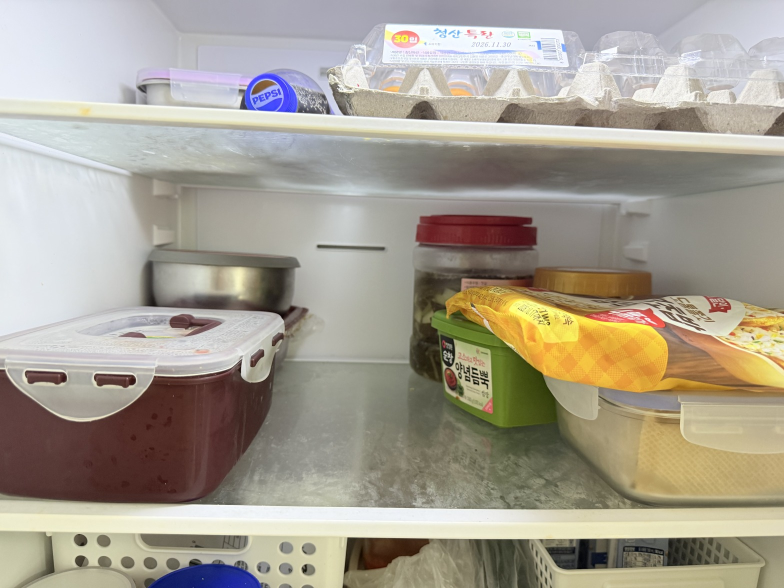
#> input picture web/samples/change/before.jpg, 1568 x 1176 px (shown at 1/2 size)
$ python -i planes.py   (imports and definitions only)   (older library calls are emulated)
#> lines starting #> are read from the running program, lines starting #| are printed output that depends on the picture
### verifier/gate.py
"""Photo gate: is this photo worth sending to a vision model at all?

Measures are taken at a fixed long edge, because Laplacian variance depends on resolution. Thresholds sit
just outside the range of 12 good shelf photos (Glass Pantry bake-off, 2026-10-01): good photos measured
lapvar 119-1,321, anisotropy 0.44-0.98, mean 148-175, clipped-white 0.2-2.1%. They were set on those same
photos, so they are a starting point, not a validated gate.
"""

from dataclasses import dataclass, asdict

import cv2
import numpy as np

LONG = 1568

BLURRY_LAPVAR = 95.0  # Laplacian variance below this: out of focus
SHAKE_ANISO = 0.26  # weaker / stronger gradient direction below this: smeared one way (hand shake)
DARK_MEAN = 89.0  # mean grey level below this: too dark to read labels
BLOWN_PCT = 8.4  # share of pixels at white above this: glare or overexposed


@dataclass(frozen=True)
class GateResult:
    passed: bool
    reasons: list[str]  # empty when passed; codes: blurry, shake, dark, blown
    lapvar: float
    aniso: float
    mean: float
    clip_hi_pct: float

    def to_dict(self) -> dict:
        return asdict(self)


def grey_at_long_edge(img: np.ndarray, long: int = LONG) -> np.ndarray:
    g = img if img.ndim == 2 else cv2.cvtColor(img, cv2.COLOR_BGR2GRAY)
    s = long / max(g.shape)
    if s != 1:
        g = cv2.resize(g, None, fx=s, fy=s, interpolation=cv2.INTER_AREA)
    return g


# [18 lines left out: function check, not called in this run]

### verifier/planes.py
"""Shelf planes: does the photo show a real horizontal edge where the model says a shelf is?

Canny + probabilistic Hough keep near-horizontal segments and sum their length per image row (bins of 0.5%
of the height, lightly smoothed). A proposed shelf line is confirmed when that profile reaches SNAP_MIN
within +-WINDOW of it; it then snaps to the strongest row there. With no such evidence, the proposal is
unconfirmed and the agent asks the person.

Bake-off on one wide shot with 7 recorded model runs: snapping kept the mean error at 0.0024 of the
height and moved 1 of 21 shelves onto a shelf rim instead of the surface. Classical lines alone also
report 4-15 lines that are not shelves, which is why this only checks proposals and never invents them.
"""

import math
from dataclasses import dataclass, asdict

import cv2
import numpy as np

from .gate import grey_at_long_edge

MAX_DEG = 12  # a segment steeper than this is not a shelf edge
BIN = 0.005  # profile bin, fraction of image height
WINDOW = 0.02  # search +-2% of the height around a proposed line
SNAP_MIN = 0.10  # summed segment length / image width needed as evidence


@dataclass(frozen=True)
class PlaneCheck:
    proposed_y: float  # fraction of image height, 0 = top
    confirmed: bool
    snapped_y: float | None
    strength: float  # strongest profile value in the window

    def to_dict(self) -> dict:
        return asdict(self)


def segments(g: np.ndarray) -> np.ndarray:
    e = cv2.Canny(g, 50, 150)
    lines = cv2.HoughLinesP(e, 1, np.pi / 180, 80, minLineLength=int(0.08 * g.shape[1]), maxLineGap=12)
    return np.zeros((0, 4)) if lines is None else lines.reshape(-1, 4)  # OpenCV 5: N x 4; 4.x: N x 1 x 4


def row_profile(segs: np.ndarray, w: int, h: int) -> np.ndarray:
    prof = np.zeros(int(1 / BIN) + 1)
    for x1, y1, x2, y2 in segs:
        dx, dy = x2 - x1, y2 - y1
        if np.degrees(np.arctan2(abs(dy), abs(dx) + 1e-9)) > MAX_DEG:
            continue
        prof[min(len(prof) - 1, int(((y1 + y2) / 2) / h / BIN))] += np.hypot(dx, dy) / w
    return np.convolve(prof, [0.25, 0.5, 0.25], mode="same")


def profile_of(img: np.ndarray) -> np.ndarray:
    g = grey_at_long_edge(img)
    h, w = g.shape
    return row_profile(segments(g), w, h)


def check(img: np.ndarray, proposed: list[float]) -> list[PlaneCheck]:
    prof = profile_of(img)
    out = []
    for y in proposed:
        if not (math.isfinite(y) and 0.0 <= y <= 1.0):  # outside the photo: nothing here can confirm it
            out.append(PlaneCheck(y, False, None, 0.0))
            continue
        i0, i1 = max(0, int((y - WINDOW) / BIN)), min(len(prof), int((y + WINDOW) / BIN) + 1)
        win = prof[i0:i1]
        best = float(win.max()) if len(win) else 0.0
        if best >= SNAP_MIN:
            out.append(PlaneCheck(y, True, round((i0 + int(np.argmax(win))) * BIN, 4), best))
        else:
            out.append(PlaneCheck(y, False, None, best))
    return out

>>> import cv2
>>> picture = cv2.imread('../web/samples/change/before.jpg')
#> picture is the input picture: shape (1176, 1568, 3); mean B, G, R 145.1, 158.5, 165.3
>>> result = profile_of(picture)
#> in grey_at_long_edge, `g = img if img.ndim == 2 else cv2.cvtColor(img, cv2.COLOR_BGR2GRAY)`:
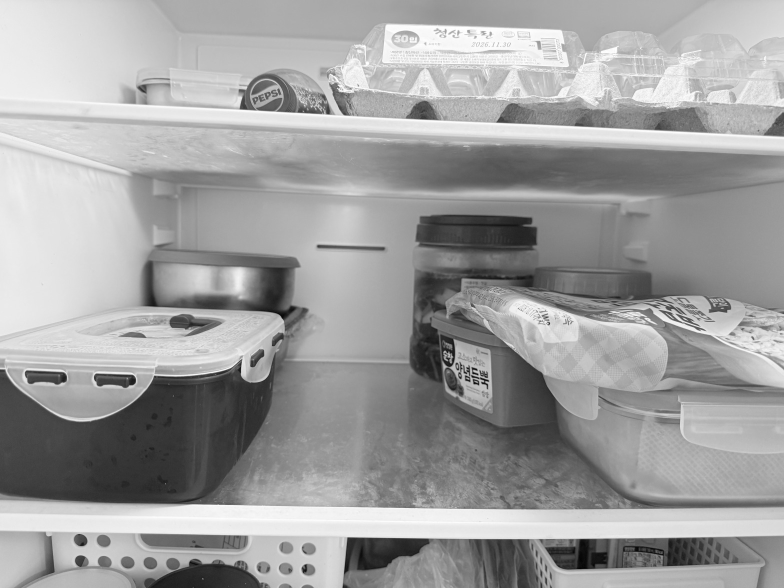
#> g: shape (1176, 1568) (shown at 1/2 size); min 0, max 255, mean 159
#> in segments, `e = cv2.Canny(g, 50, 150)`:
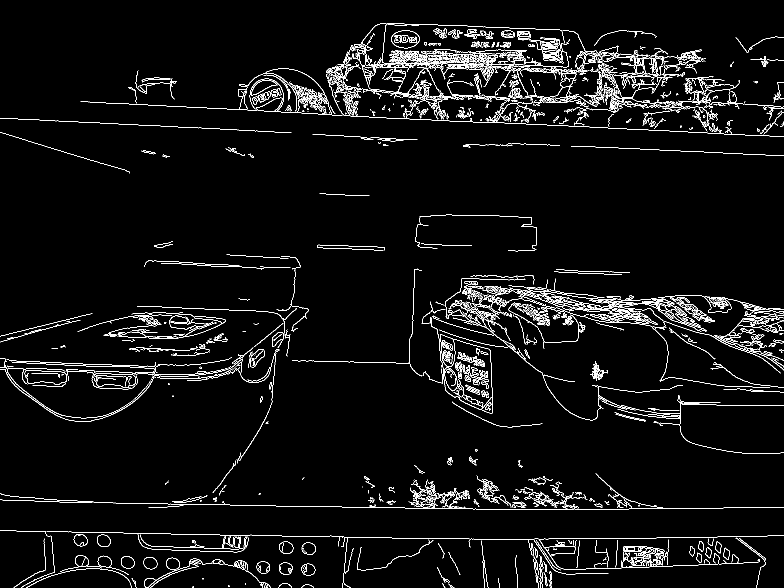
#> e: shape (1176, 1568) (shown at 1/2 size); 4.1% white in thin lines or dots
#> in segments, `lines = cv2.HoughLinesP(e, 1, np.pi / 180, 80, minLineLength=int(0.08 ..`: lines = 52 rows, first 6: [33, 1062, 285, 1066], [161, 203, 480, 219], [166, 1005, 551, 1011], [5, 236, 404, 256], [1287, 259, 1567, 273], [1392, 1074, 1567, 1071]
#> in row_profile, `prof = np.zeros(int(1 / BIN) + 1)`: prof = 201 values from 0 to 0
#> the loop in row_profile, `for x1, y1, x2, y2 in segs:` made 52 passes
#> (x1, y1, x2, y2, dx, dy) on passes 1 to 12: (33, 1062, 285, 1066, 252, 4), (161, 203, 480, 219, 319, 16), (166, 1005, 551, 1011, 385, 6), (5, 236, 404, 256, 399, 20), (1287, 259, 1567, 273, 280, 14), (1392, 1074, 1567, 1071, 175, -3), (477, 186, 649, 189, 172, 3), (662, 176, 795, 183, 133, 7), (516, 191, 652, 193, 136, 2), (1153, 206, 1343, 212, 190, 6), (476, 189, 651, 192, 175, 3), (1017, 192, 1166, 197, 149, 5)
#> after the loop in row_profile, `for x1, y1, x2, y2 in segs:`: prof = 201 values, max 0.47 at index 19, min 0 at index 0, mean 0.0292
#> result = 201 values, max 0.331 at index 19, min 0 at index 0, mean 0.0292
